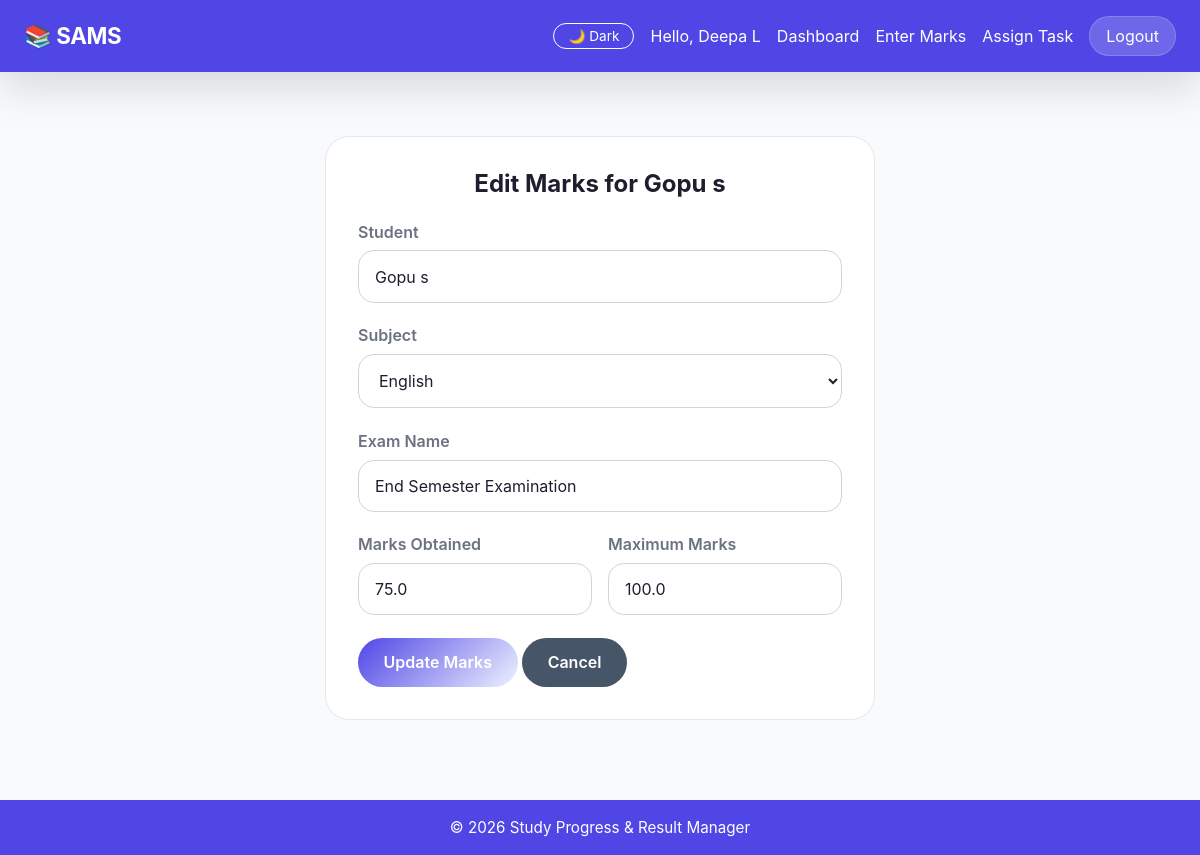
Screenshot of /teacher/edit-mark/1 (signed in) with the database file from the repository.
### tables this page shows
CREATE TABLE "users" (
                id INTEGER PRIMARY KEY AUTOINCREMENT,
                username TEXT UNIQUE NOT NULL,
                password TEXT NOT NULL,
                role TEXT NOT NULL CHECK(role IN ('teacher', 'student', 'admin')),
                full_name TEXT NOT NULL,
                status TEXT NOT NULL CHECK(status IN ('pending', 'active', 'blocked')) DEFAULT 'pending',
                department TEXT,
                created_at TIMESTAMP DEFAULT CURRENT_TIMESTAMP
            , theme VARCHAR(10) DEFAULT 'light');

CREATE TABLE marks (
            id INTEGER PRIMARY KEY AUTOINCREMENT,
            student_id INTEGER NOT NULL,
            subject_id INTEGER NOT NULL,
            marks_obtained REAL NOT NULL,
            max_marks REAL NOT NULL DEFAULT 100,
            exam_name TEXT NOT NULL,
            entered_by INTEGER NOT NULL,
            created_at TIMESTAMP DEFAULT CURRENT_TIMESTAMP,
            FOREIGN KEY (student_id) REFERENCES users(id),
            FOREIGN KEY (subject_id) REFERENCES subjects(id),
            FOREIGN KEY (entered_by) REFERENCES users(id)
        );

CREATE TABLE subjects (
            id INTEGER PRIMARY KEY AUTOINCREMENT,
            name TEXT UNIQUE NOT NULL
        );

### app.py (the view, shortened to what this page needs)
@app.route('/teacher/edit-mark/<int:mark_id>', methods=['GET', 'POST'])
@login_required
@teacher_required
def edit_mark(mark_id):
    conn = get_db_connection()
    mark = conn.execute('''
        SELECT m.*, u.full_name as student_name
        FROM marks m
        JOIN users u ON m.student_id = u.id
        WHERE m.id = ? AND m.entered_by = ?
    ''', (mark_id, session['user_id'])).fetchone()
    if not mark:
        flash('Mark not found or you do not have permission to edit it.', 'error')
        conn.close()
        return redirect(url_for('teacher_dashboard'))
    subjects = conn.execute('SELECT * FROM subjects ORDER BY name').fetchall()
    conn.close()
    return render_template('edit_mark.html', mark=mark, subjects=subjects)

### app.py (called while the page is built)
def login_required(f):
    @wraps(f)
    def decorated_function(*args, **kwargs):
        if 'user_id' not in session:
            flash('Please log in to access this page.', 'error')
            return redirect(url_for('login'))
        return f(*args, **kwargs)
    return decorated_function

def teacher_required(f):
    @wraps(f)
    def decorated_function(*args, **kwargs):
        if session.get('role') != 'teacher':
            flash('This page is for teachers only.', 'error')
            return redirect(url_for('home'))
        return f(*args, **kwargs)
    return decorated_function

@app.context_processor
def inject_current_user():
    return {'current_user': CurrentUser(session)}

    @property
    def is_authenticated(self):
        return bool(self.id)

### database.py (called while the page is built)
def get_db_connection():
    conn = sqlite3.connect(DATABASE)
    conn.row_factory = sqlite3.Row  # This lets us access columns by name
    return conn

### templates/edit_mark.html (shortened to what this page needs)
{% extends 'base.html' %}
{% block content %}
<div class="form-container">
    <h2>Edit Marks for {{ mark.student_name }}</h2>
    <form method="POST" action="{{ url_for('edit_mark', mark_id=mark.id) }}">
        <div class="form-group">
            <label>Student</label>
            <input type="text" value="{{ mark.student_name }}" disabled>
        </div>
        <div class="form-group">
            <label for="subject_id">Subject</label>
            <select id="subject_id" name="subject_id" required>
                {% for subject in subjects %}
                    <option value="{{ subject.id }}"
                        {% if subject.id == mark.subject_id %}selected{% endif %}>
                        {{ subject.name }}
                    </option>
                {% endfor %}
            </select>
        </div>
        <div class="form-group">
            <label for="exam_name">Exam Name</label>
            <input type="text" id="exam_name" name="exam_name" value="{{ mark.exam_name }}" required>
        </div>
        <div class="form-row">
            <div class="form-group">
                <label for="marks_obtained">Marks Obtained</label>
                <input type="number" id="marks_obtained" name="marks_obtained"
                       step="0.5" min="0" value="{{ mark.marks_obtained }}" required>
            </div>
            <div class="form-group">
                <label for="max_marks">Maximum Marks</label>
                <input type="number" id="max_marks" name="max_marks"
                       min="1" value="{{ mark.max_marks }}" required>
            </div>
        </div>
        <button type="submit" class="btn btn-primary">Update Marks</button>
        <a href="{{ url_for('student_progress', student_id=mark.student_id) }}" class="btn btn-secondary">Cancel</a>
    </form>
</div>
{% endblock %}

### static/style.css (style rules this page uses)
* { margin: 0; padding: 0; box-sizing: border-box; }
:root { --bg: #f8fafc; --card-bg: #ffffff; --text: #1e1e2e; --text-muted: #6b7280; --border: #e2e8f0; --primary: #4f46e5; --primary-light: #eef2ff; --navbar-bg: #4f46e5; --navbar-text: #ffffff; --input-bg: #ffffff; --input-border: #d1d5db; --table-header-bg: #eef2ff; --table-row-hover: #f1f5f9; --shadow: rgba(0, 0, 0, 0.08); --flash-success-bg: #dcfce7; --flash-success-text: #166534; --flash-success-border: #d1fae5; --flash-danger-bg: #fee2e2; --flash-danger-text: #991b1b; --flash-danger-border: #fecaca; --flash-info-bg: #dbeafe; --flash-info-text: #1e40af; --flash-warning-bg: #fef9c3; --flash-warning-text: #854d0e; --badge-pass-bg: #dcfce7; --badge-pass-text: #166534; --badge-fail-bg: #fee2e2; --badge-fail-text: #991b1b; --progress-bg: #e2e8f0; --progress-fill: #4f46e5; --streak-color: #4f46e5; --auth-brand-bg: #4f46e5; --auth-brand-text: #ffffff; --row-gold: #fef9c3; --danger: #ef4444; --row-silver: #f1f5f9; --row-bronze: #ffedd5; --surface: var(--card-bg); --surface-alt: #f8fafc; --secondary: #475569; --surface-border: rgba(229, 231, 235, 0.9); --navbar-border: rgba(255, 255, 255, 0.18); --focus-ring: rgba(99, 102, 241, 0.12); --grade-a: #16a34a; --grade-b: #15803d; --grade-c: #d97706; --grade-d: #ea580c; }
body, .card, .navbar, input, select, textarea, table, .btn, .flash, .badge { transition: background-color 0.3s ease, color 0.3s ease, border-color 0.3s ease; }
body { font-family: 'Inter', system-ui, -apple-system, BlinkMacSystemFont, 'Segoe UI', sans-serif; background: linear-gradient(180deg, var(--bg) 0%, var(--surface-alt) 100%); color: var(--text); min-height: 100vh; display: flex; flex-direction: column; }
a { color: inherit; text-decoration: none; }
button, input, select, textarea { font: inherit; }
.btn { display: inline-flex; align-items: center; justify-content: center; padding: 0.9rem 1.6rem; border-radius: 999px; font-weight: 600; border: none; cursor: pointer; transition: transform 0.22s ease, box-shadow 0.22s ease, background-color 0.22s ease; }
.btn-primary { background: linear-gradient(135deg, var(--primary) 0%, var(--primary-light) 100%); color: var(--navbar-text); }
.btn-secondary { background: var(--secondary); color: var(--navbar-text); }
.form-container { max-width: 550px; margin: 2rem auto; background: var(--surface); padding: 2rem; border-radius: 24px; box-shadow: var(--shadow); border: 1px solid var(--border); }
.form-container h2 { margin-bottom: 1.5rem; text-align: center; color: var(--text); }
.form-group { margin-bottom: 1.4rem; }
.form-group label { display: block; margin-bottom: 0.55rem; color: var(--text-muted); font-weight: 600; }
.form-group input, .form-group select, .form-group textarea { width: 100%; padding: 0.95rem 1rem; border-radius: 16px; border: 1px solid var(--input-border); background: var(--input-bg); color: var(--text); transition: border-color 0.2s ease, box-shadow 0.2s ease; }
.form-row { display: grid; grid-template-columns: repeat(2, minmax(0, 1fr)); gap: 1rem; }

### rows the page displays
users: student_name "Gopu s"
marks: subject_id "English", exam_name "End Semester Examination", marks_obtained "75.0", max_marks "100.0"

### other values shown
{{ session.get('full_name') }} "Deepa L"
